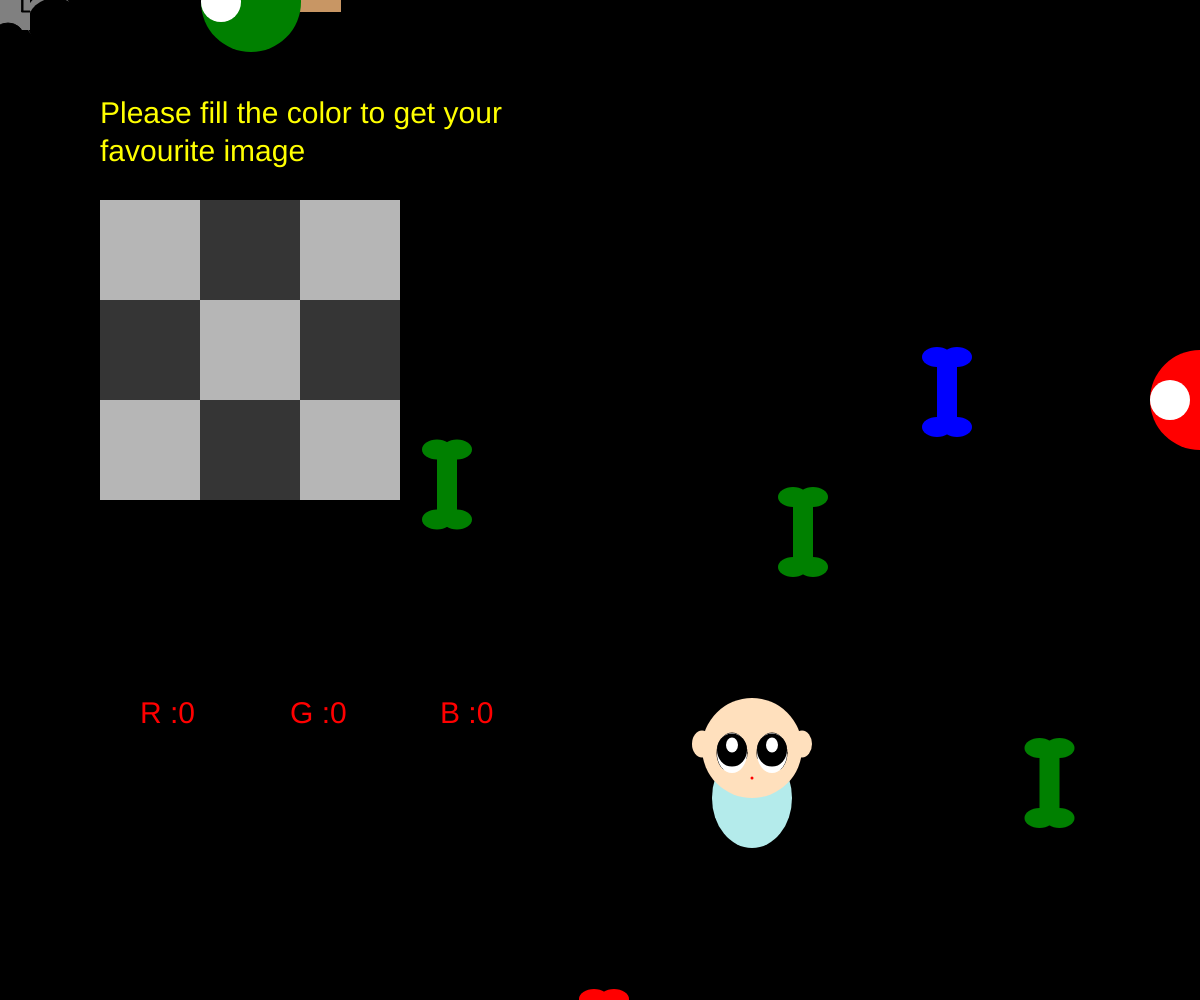
Frame 1 (no input)
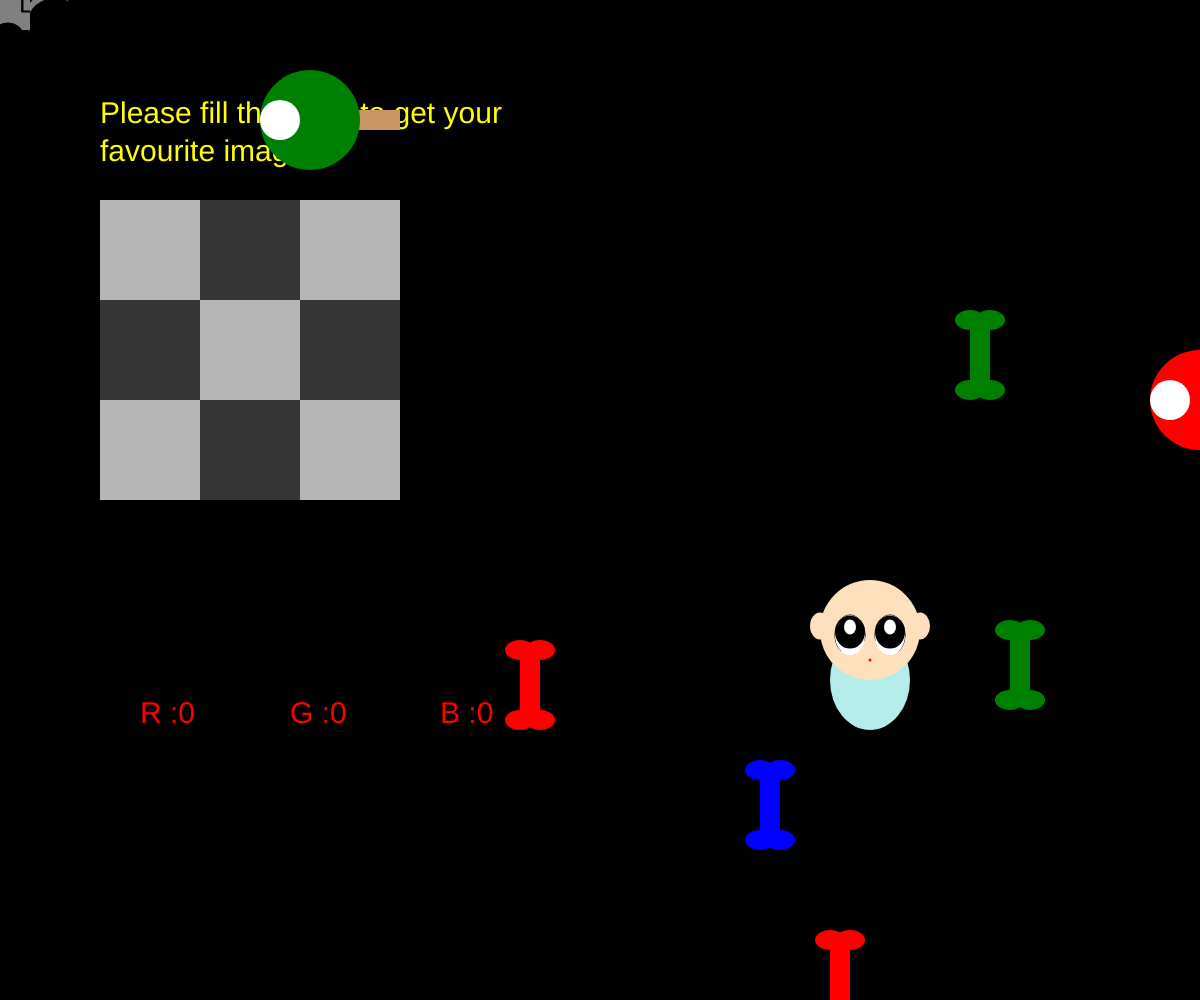
Frame 60 (no input)
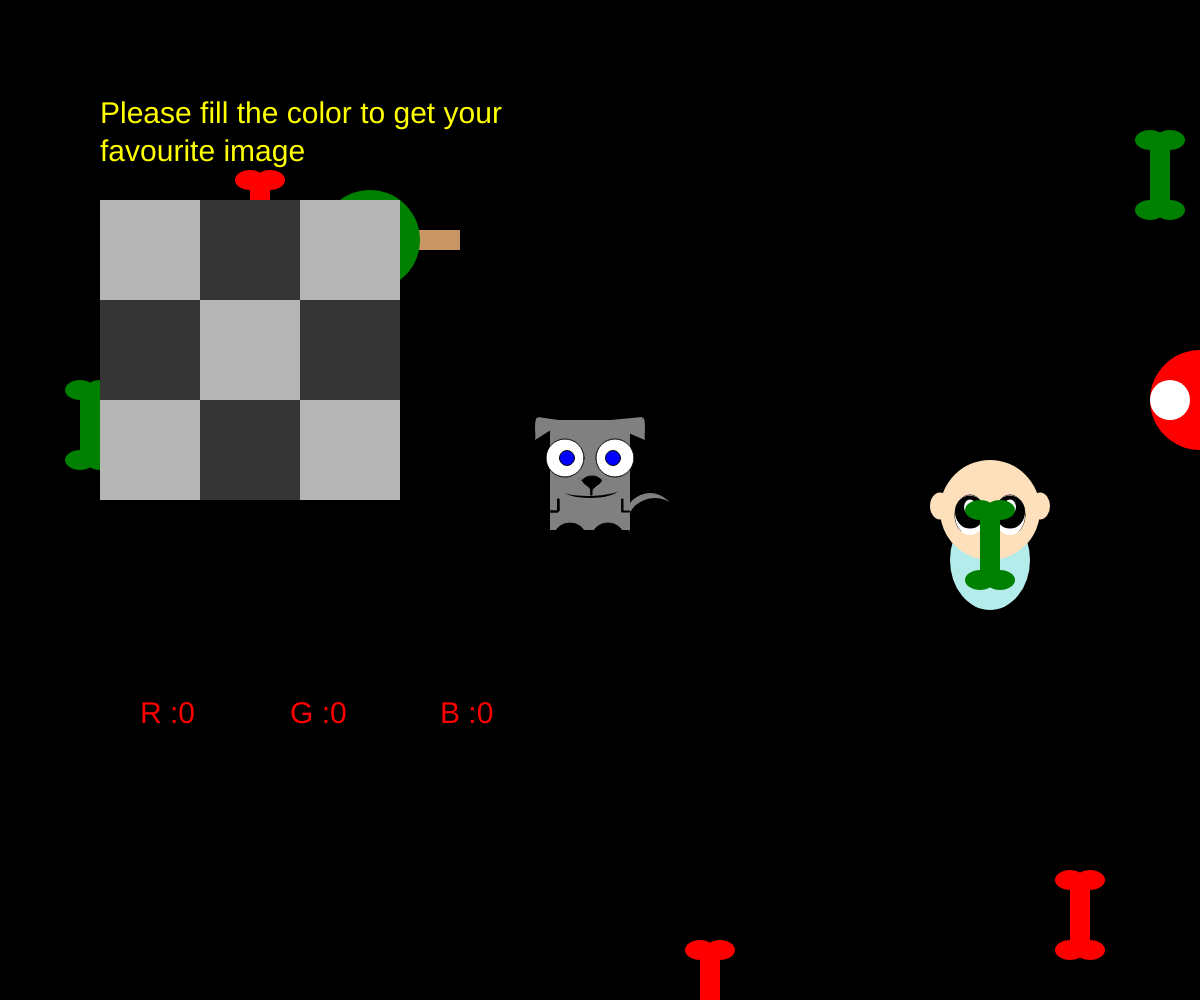
Frame 120 (the mouse pressed at the canvas centre since frame 60)

The p5.js sketch that drew these frames (run headless with seeded random() and noise() and a simulated clock; from frame 60 on, the mouse is pressed at the canvas centre):

// p5.js sketch
// ── sketch.js
var rectWidth;
   
function setup() {
  createCanvas(windowWidth, windowHeight);

}

//the object position and speed
var b1x = 200;
var b1y = 300;
var b1xspeed = 0.5;
var b1yspeed = 1.0;

var b2x = 400;
var b2y = 1500;
var b2xspeed = 2;
var b2yspeed = 4;

var b3x = 500;
var b3y = 2000;
var b3xspeed = 0.6;
var b3yspeed = 3;

var b4x = 600;
var b4y = 1000;
var b4xspeed = 4;
var b4yspeed = 1;

var b5x = 800;
var b5y = 500;
var b5xspeed = 3;
var b5yspeed = 3;

var b6x = 1000;
var b6y = 1400;
var b6xspeed = 0.3;
var b6yspeed = 0.3;

var b7x = 1200;
var b7y = 400;
var b7xspeed = 0;
var b7yspeed = 0;

var b8x = 250;
var b8y = 0;
var b8xspeed = 1;
var b8yspeed = -2;

var b9x = 2250;
var b9y = 0;
var b9xspeed = -1;
var b9yspeed = 2;

var b10x = 750;
var b10y = 750;
var b10xspeed = 2;
var b10yspeed = 2;

var b11x = 350;
var b11y = 350;
var b11xspeed = 3;
var b11yspeed = -5;

var b12x = 450;
var b12y = 450;
var b12xspeed = -3;
var b12yspeed = 0.5;

var b13x = 1250;
var b13y = 1750;
var b13xspeed = -3;
var b13yspeed = 0.5;

var b14x = 1750;
var b14y = 1050;
var b14xspeed = -3;
var b14yspeed = 5;

var b15x = 1050;
var b15y = 750;
var b15xspeed = -0.5;
var b15yspeed = 2;

var b16x = 950;
var b16y = 350;
var b16xspeed = -3;
var b16yspeed = -7;

// if it is locked, the object will disappear 
var locked1 = false;
var locked2 = false;
var locked3 = false;
var locked4 = false;
var locked5 = false;
var locked6 = false;
var locked7 = false;
var locked8 = false;
var locked9 = false;
var locked10 = false;
var locked11 = false;
var locked12 = false;
var locked13 = false;
var locked14 = false;
var locked15 = false;
var locked16 = false;

var lastr = 40;
var lastg = 40;
var lastb = 40;

//count color
var rcounter1 = 0;
var gcounter1 = 0;
var bcounter1 = 0;

var rcounter2 = 0;
var gcounter2 = 0;
var bcounter2 = 0;

var rcounter3 = 0;
var gcounter3 = 0;
var bcounter3 = 0;

var rcounter4 = 0;
var gcounter4 = 0;
var bcounter4 = 0;

var rcounter5 = 0;
var gcounter5 = 0;
var bcounter5 = 0;

var rcounter6 = 0;
var gcounter6 = 0;
var bcounter6 = 0;

var babycounter = 0;

// plate onitial color
var jiugongge_r_1 =182;
var jiugongge_g_1 =182;
var jiugongge_b_1 =182;

var jiugongge_r_2 =53;
var jiugongge_g_2 =53;
var jiugongge_b_2 =53;

var jiugongge_r_3 =182;
var jiugongge_g_3 =182;
var jiugongge_b_3 =182;

var jiugongge_r_4 =53;
var jiugongge_g_4 =53;
var jiugongge_b_4 =53;

var jiugongge_r_5 =182;
var jiugongge_g_5 =182;
var jiugongge_b_5 =182;

var jiugongge_r_6 =53;
var jiugongge_g_6 =53;
var jiugongge_b_6 =53;

var jiugongge_r_7 =182;
var jiugongge_g_7 =182;
var jiugongge_b_7 =182;

var jiugongge_r_8 =53;
var jiugongge_g_8 =53;
var jiugongge_b_8 =53;

var jiugongge_r_9 =182;
var jiugongge_g_9 =182;
var jiugongge_b_9 =182;

var jiugongge_r_array =[];
var jiugongge_g_array =[];
var jiugongge_b_array =[];


function draw() { 
  // keep draw() here to continue looping while waiting for keys
  background(0);
  mouse();

  textSize(30);
  fill("yellow");
  text("Please fill the color to get your favourite image", 100, 100, 500, 500);
  //first
  b1x = b1x + b1xspeed;
  b1y = b1y - b1yspeed;
  fill("red");
  ellipse(b1x-10, b1y, 30, 20);
  ellipse(b1x+10, b1y, 30, 20);
  rect(b1x-10,b1y,20,70);
  ellipse(b1x-10, b1y+70, 30, 20);
  ellipse(b1x+10, b1y+70, 30, 20);
  rect()

  if(locked1 == true){
    disapear();
  }
  if(mouseX < b1x + 30 && mouseX > b1x -30 && mouseY < b1y + 30 && mouseY > b1y -30){
    locked1 = true;
    ellipse(b1x, b1y, 100, 100);
    rcounter1 = 1;
  }
//second
  b2x = b2x + b2xspeed;
  b2y = b2y - b2yspeed;
  fill("green");
  ellipse(b2x-10, b2y, 30, 20);
  ellipse(b2x+10, b2y, 30, 20);
  rect(b2x-10,b2y,20,70);
  ellipse(b2x-10, b2y+70, 30, 20);
  ellipse(b2x+10, b2y+70, 30, 20);

  if(locked2 == true){
    disapear2();
  }
  if(mouseX < b2x + 30 && mouseX > b2x -30 && mouseY < b2y + 30 && mouseY > b2y -30){
    locked2 = true;
    ellipse(b2x, b2y, 100, 100);
    gcounter1 = 1;
  }

//third
  b3x = b3x + b3xspeed;
  b3y = b3y - b3yspeed;
  fill("blue");
  ellipse(b3x-10, b3y, 30, 20);
  ellipse(b3x+10, b3y, 30, 20);
  rect(b3x-10,b3y,20,70);
  ellipse(b3x-10, b3y+70, 30, 20);
  ellipse(b3x+10, b3y+70, 30, 20);

  if(locked3 == true){
    disapear3();
  }
  if(mouseX < b3x + 30 && mouseX > b3x -30 && mouseY < b3y + 30 && mouseY > b3y -30){
    locked3 = true;
    ellipse(b3x, b3y, 100, 100);
    bcounter1 = 1;
  }

//fourth
  b4x = b4x + b4xspeed;
  b4y = b4y - b4yspeed;
  fill("red");
  ellipse(b4x-10, b4y, 30, 20);
  ellipse(b4x+10, b4y, 30, 20);
  rect(b4x-10,b4y,20,70);
  ellipse(b4x-10, b4y+70, 30, 20);
  ellipse(b4x+10, b4y+70, 30, 20);

  if(locked4 == true){
    disapear4();
  }
  if(mouseX < b4x + 30 && mouseX > b4x -30 && mouseY < b4y + 30 && mouseY > b4y -30){
    locked4 = true;
    ellipse(b4x, b4y, 100, 100);
    rcounter2 = 1;
  }

  //fifth
  b5x = b5x + b5xspeed;
  b5y = b5y - b5yspeed;
  fill("green");
  ellipse(b5x-10, b5y, 30, 20);
  ellipse(b5x+10, b5y, 30, 20);
  rect(b5x-10,b5y,20,70);
  ellipse(b5x-10, b5y+70, 30, 20);
  ellipse(b5x+10, b5y+70, 30, 20);

  if(locked5 == true){
    disapear5();
  }
  if(mouseX < b5x + 30 && mouseX > b5x -30 && mouseY < b5y + 30 && mouseY > b5y -30){
    locked5 = true;
    ellipse(b5x, b5y, 100, 100);
    gcounter2 = 1;
  }

  //sixth
  b6x = b6x + b6xspeed;
  b6y = b6y - b6yspeed;
  fill("blue");
  ellipse(b6x-10, b6y, 30, 20);
  ellipse(b6x+10, b6y, 30, 20);
  rect(b6x-10,b6y,20,70);
  ellipse(b6x-10, b6y+70, 30, 20);
  ellipse(b6x+10, b6y+70, 30, 20);

  if(locked6 == true){
    disapear6();
  }
  if(mouseX < b6x + 30 && mouseX > b6x -30 && mouseY < b6y + 30 && mouseY > b6y -30){
    locked6 = true;
    ellipse(b6x, b6y, 100, 100);
    bcounter2 = 1;
  }

  //senventh
  b7x = b7x + b7xspeed;
  b7y = b7y - b7yspeed;
  fill(200,150,100);
  rect(b7x+40,b7y-10,50,20);
  fill("red");
  ellipse(b7x, b7y, 100, 100);
  fill("white");
  ellipse(b7x-30, b7y, 40, 40);
  

  if(locked7 == true){
    disapear7();
  }
  if(mouseX < b7x + 30 && mouseX > b7x -30 && mouseY < b7y + 30 && mouseY > b7y -30){
    locked7 = true;
    ellipse(b7x, b7y, 100, 100);
    rcounter3 = 2;
  }

  //eight
  b8x = b8x + b8xspeed;
  b8y = b8y - b8yspeed;
  fill(200,150,100);
  rect(b8x+40,b8y-10,50,20);
  fill("green");
  ellipse(b8x, b8y, 100, 100);
  fill("white");
  ellipse(b8x-30, b8y, 40, 40);
  

  if(locked8 == true){
    disapear8();
  }
  if(mouseX < b8x + 30 && mouseX > b8x -30 && mouseY < b8y + 30 && mouseY > b8y -30){
    locked8 = true;
    ellipse(b8x, b8y, 100, 100);
    gcounter3 = 2;
  }

  //nineth
  b9x = b9x + b9xspeed;
  b9y = b9y - b9yspeed;
  fill(200,150,100);
  rect(b9x+40,b9y-10,50,20);
  fill("blue");
  ellipse(b9x, b9y, 100, 100);
  fill("white");
  ellipse(b9x-30, b9y, 40, 40);
  

  if(locked9 == true){
    disapear9();
  }
  if(mouseX < b9x + 30 && mouseX > b9x -30 && mouseY < b9y + 30 && mouseY > b9y -30){
    locked9 = true;
    ellipse(b9x, b9y, 100, 100);
    bcounter3 = 2;
  }

  //tenth
  if(10 <= b10x && b10x<= windowWidth-10 && 10 <= b10y && b10y <= windowHeight-10){
  b10x = b10x + b10xspeed;
  b10y = b10y - b10yspeed;
  }else{
    b10x = random(0,windowWidth);
    b10xspeed = random(-5,5);
    b10y = random(0,windowHeight);
    b10yspeed = random(-5,5);
  }

  //baby
  //ears
  fill(255,224,189);
  ellipse(b10x-50, b10y-4, 20,27 );
  ellipse(b10x+50, b10y-4, 20,27 );
  //cloth
  fill(180,235,235);
  ellipse(b10x, b10y+50, 80, 100);
  //head
  fill(255,224,189);
  ellipse(b10x, b10y, 100, 100);
  stroke("black");
  strokeWeight(1);
  //eyes
  fill("white");
  ellipse(b10x-20, b10y+5, 30, 40);
  ellipse(b10x+20, b10y+5, 30, 40);
  noStroke();
  fill(255,224,189);
  ellipse(b10x-17, b10y+18+5, 24, 10);
  ellipse(b10x-6, b10y+13+5, 8, 15);
  ellipse(b10x+17, b10y+18+5, 24, 10);
  ellipse(b10x+6, b10y+13+5, 8, 15);
  fill("white");
  ellipse(b10x+20, b10y+5, 30, 40);
  ellipse(b10x-20, b10y+5, 30, 40);
  fill("black");
  ellipse(b10x-20, b10y-3+5, 30,33 );
  ellipse(b10x+20, b10y-3+5, 30,33 );
  fill("white");
  ellipse(b10x-20, b10y-8+5, 12, 15);
  ellipse(b10x+20, b10y-8+5, 12, 15);
  //mouse
  fill("red");
  ellipse(b10x,b10y+30,3,3);
  
  

  if(locked10 == true){
    finish10();

  }
  if(mouseX < b10x + 30 && mouseX > b10x -30 && mouseY < b10y + 30 && mouseY > b10y -30){
    // locked10 = true;
    ellipse(b10x, b10y, 100, 100);
    babycounter = 1000;

  }

 //eleventh
  b11x = b11x + b11xspeed;
  b11y = b11y - b11yspeed;
  fill("red");
  ellipse(b11x-10, b11y, 30, 20);
  ellipse(b11x+10, b11y, 30, 20);
  rect(b11x-10,b11y,20,70);
  ellipse(b11x-10, b11y+70, 30, 20);
  ellipse(b11x+10, b11y+70, 30, 20);
  rect()

  if(locked1 == true){
    disapear11();
  }
  if(mouseX < b11x + 30 && mouseX > b11x -30 && mouseY < b11y + 30 && mouseY > b11y -30){
    locked1 = true;
    ellipse(b11x, b11y, 100, 100);
    rcounter4 = 1;
  }

//twelveth
b12x = b12x + b12xspeed;
b12y = b12y - b12yspeed;
fill("green");
ellipse(b12x-10, b12y, 30, 20);
ellipse(b12x+10, b12y, 30, 20);
rect(b12x-10,b12y,20,70);
ellipse(b12x-10, b12y+70, 30, 20);
ellipse(b12x+10, b12y+70, 30, 20);

if(locked12 == true){
  disapear2();
}
if(mouseX < b12x + 30 && mouseX > b12x -30 && mouseY < b12y + 30 && mouseY > b12y -30){
  locked12 = true;
  ellipse(b12x, b12y, 100, 100);
  gcounter4 = 1;
}

//thirteen
b13x = b13x + b13xspeed;
b13y = b13y - b13yspeed;
fill("blue");
ellipse(b13x-10, b13y, 30, 20);
ellipse(b13x+10, b13y, 30, 20);
rect(b13x-10,b13y,20,70);
ellipse(b13x-10, b13y+70, 30, 20);
ellipse(b13x+10, b13y+70, 30, 20);

if(locked13 == true){
  disapear13();
}
if(mouseX < b13x + 30 && mouseX > b13x -30 && mouseY < b13y + 30 && mouseY > b13y -30){
  locked13 = true;
  ellipse(b13x, b13y, 100, 100);
  bcounter4 = 1;
}

//forteenth
b14x = b14x + b14xspeed;
b14y = b14y - b14yspeed;
fill("red");
ellipse(b14x-10, b14y, 30, 20);
ellipse(b14x+10, b14y, 30, 20);
rect(b14x-10,b14y,20,70);
ellipse(b14x-10, b14y+70, 30, 20);
ellipse(b14x+10, b14y+70, 30, 20);

if(locked14 == true){
  disapear14();
}
if(mouseX < b14x + 30 && mouseX > b14x -30 && mouseY < b14y + 30 && mouseY > b14y -30){
  locked14 = true;
  ellipse(b14x, b14y, 100, 100);
  rcounter5 = 1;
}

//fifteenth
b15x = b15x + b15xspeed;
b15y = b15y - b15yspeed;
fill("green");
ellipse(b15x-10, b15y, 30, 20);
ellipse(b15x+10, b15y, 30, 20);
rect(b15x-10,b15y,20,70);
ellipse(b15x-10, b15y+70, 30, 20);
ellipse(b15x+10, b15y+70, 30, 20);

if(locked15 == true){
  disapear15();
}
if(mouseX < b15x + 30 && mouseX > b15x -30 && mouseY < b15y + 30 && mouseY > b15y -30){
  locked15 = true;
  ellipse(b15x, b15y, 100, 100);
  gcounter5 = 1;
}

//sixteenth
b16x = b16x + b16xspeed;
b16y = b16y - b16yspeed;
fill("blue");
ellipse(b16x-10, b16y, 30, 20);
ellipse(b16x+10, b16y, 30, 20);
rect(b16x-10,b16y,20,70);
ellipse(b16x-10, b16y+70, 30, 20);
ellipse(b16x+10, b16y+70, 30, 20);

if(locked16 == true){
  disapear16();
}
if(mouseX < b16x + 30 && mouseX > b16x -30 && mouseY < b16y + 30 && mouseY > b16y -30){
  locked16 = true;
  ellipse(b16x, b16y, 100, 100);
  bcounter5 = 1;
}


last();



if(babycounter >= 900){
    //get jiugongge poped
    background(mouseX/2,mouseX+mouseY/2,mouseY/2);
    text("Your current colour is: ", windowWidth/2-350, windowHeight/2-200, 1000,1000);
    text("R: " + lastred,windowWidth/2-350, windowHeight/2-130, 1000,1000);
    text("G: " + lastgreen,windowWidth/2-350, windowHeight/2-60, 1000,1000);
    text("B: " + lastblue,windowWidth/2-350, windowHeight/2+10, 1000,1000);

    fill(lastred,lastgreen,lastblue);
    rect(200,300,100,100);
  }

}

//first
function disapear(){
  strokeWeight(0);
  noStroke();
  fill("black");
  ellipse(b1x-10, b1y, 30, 20);
  ellipse(b1x+10, b1y, 30, 20);
  rect(b1x-10,b1y,20,70);
  ellipse(b1x-10, b1y+70, 30, 20);
  ellipse(b1x+10, b1y+70, 30, 20);
  rect()
}
//second
function disapear2(){
  strokeWeight(0);
  noStroke();
  fill("black");
  ellipse(b2x-10, b2y, 30, 20);
  ellipse(b2x+10, b2y, 30, 20);
  rect(b2x-10,b2y,20,70);
  ellipse(b2x-10, b2y+70, 30, 20);
  ellipse(b2x+10, b2y+70, 30, 20);
}

//third
function disapear3(){
  strokeWeight(0);
  noStroke();
  fill("black");
  ellipse(b3x-10, b3y, 30, 20);
  ellipse(b3x+10, b3y, 30, 20);
  rect(b3x-10,b3y,20,70);
  ellipse(b3x-10, b3y+70, 30, 20);
  ellipse(b3x+10, b3y+70, 30, 20);
}

//fourth
function disapear4(){
  strokeWeight(0);
  noStroke();
  fill("black");
  ellipse(b4x-10, b4y, 30, 20);
  ellipse(b4x+10, b4y, 30, 20);
  rect(b4x-10,b4y,20,70);
  ellipse(b4x-10, b4y+70, 30, 20);
  ellipse(b4x+10, b4y+70, 30, 20);
}
//fifth
function disapear5(){
  strokeWeight(0);
  noStroke();
  fill("black");
  ellipse(b5x-10, b5y, 30, 20);
  ellipse(b5x+10, b5y, 30, 20);
  rect(b5x-10,b5y,20,70);
  ellipse(b5x-10, b5y+70, 30, 20);
  ellipse(b5x+10, b5y+70, 30, 20);
}
//sixth
function disapear6(){
  strokeWeight(0);
  noStroke();
  fill("black");
  ellipse(b6x-10, b6y, 30, 20);
  ellipse(b6x+10, b6y, 30, 20);
  rect(b6x-10,b6y,20,70);
  ellipse(b6x-10, b6y+70, 30, 20);
  ellipse(b6x+10, b6y+70, 30, 20);
}
//seventh
function disapear7(){
  strokeWeight(0);
  noStroke();
  fill("black");
  rect(b7x+40,b7y-10,50,20);
  ellipse(b7x, b7y, 100, 100);
  ellipse(b7x-30, b7y, 40, 40);
}
//eight
function disapear8(){
  strokeWeight(0);
  noStroke();
  fill("black");
  rect(b8x+40,b8y-10,50,20);
  ellipse(b8x, b8y, 100, 100);
  ellipse(b8x-30, b8y, 40, 40);
}
//nineth
function disapear9(){
  strokeWeight(0);
  noStroke();
  fill("black");
  rect(b9x+40,b9y-10,50,20);
  ellipse(b9x, b9y, 100, 100);
  ellipse(b9x-30, b9y, 40, 40);
}

//tenth
function finish10(){
  strokeWeight(0);
  noStroke();
  fill("black");
  rect(b9x+40,b9y-10,50,20);
  ellipse(b9x, b9y, 100, 100);
  ellipse(b9x-30, b9y, 40, 40);
}

//eleventh
function disapear11(){
  strokeWeight(0);
  fill("black");
  ellipse(b11x-10, b11y, 30, 20);
  ellipse(b11x+10, b11y, 30, 20);
  rect(b11x-10,b11y,20,70);
  ellipse(b11x-10, b11y+70, 30, 20);
  ellipse(b11x+10, b11y+70, 30, 20);
  rect()
}

//twelveth
function disapear12(){
  strokeWeight(0);
  fill("black");
  ellipse(b12x-10, b12y, 30, 20);
  ellipse(b12x+10, b12y, 30, 20);
  rect(b12x-10,b12y,20,70);
  ellipse(b12x-10, b12y+70, 30, 20);
  ellipse(b12x+10, b12y+70, 30, 20);
}

//thirteenth
function disapear13(){
  strokeWeight(0);
  fill("black");
  ellipse(b13x-10, b13y, 30, 20);
  ellipse(b13x+10, b13y, 30, 20);
  rect(b13x-10,b13y,20,70);
  ellipse(b13x-10, b13y+70, 30, 20);
  ellipse(b13x+10, b13y+70, 30, 20);
}

//fourteenth
function disapear14(){
  strokeWeight(0);
  fill("black");
  ellipse(b14x-10, b14y, 30, 20);
  ellipse(b14x+10, b14y, 30, 20);
  rect(b14x-10,b14y,20,70);
  ellipse(b14x-10, b14y+70, 30, 20);
  ellipse(b14x+10, b14y+70, 30, 20);
}
//fifteenth
function disapear15(){
  strokeWeight(0);
  fill("black");
  ellipse(b15x-10, b15y, 30, 20);
  ellipse(b15x+10, b15y, 30, 20);
  rect(b15x-10,b15y,20,70);
  ellipse(b15x-10, b15y+70, 30, 20);
  ellipse(b15x+10, b15y+70, 30, 20);
}
//sixteenth
function disapear16(){
  strokeWeight(0);
  fill("black");
  ellipse(b16x-10, b16y, 30, 20);
  ellipse(b16x+10, b16y, 30, 20);
  rect(b16x-10,b16y,20,70);
  ellipse(b16x-10, b16y+70, 30, 20);
  ellipse(b16x+10, b16y+70, 30, 20);
}

function last(){
  lastred = lastr*rcounter1 + lastr*rcounter2 + lastr*rcounter3+ lastr*rcounter4+lastr*rcounter5;
  lastgreen = lastg*gcounter1 + lastg*gcounter2 + lastg*gcounter3+ lastg*gcounter4+lastg*gcounter5;
  lastblue = lastb*bcounter1+lastb*bcounter2 + lastb*bcounter3+ lastb*bcounter4 +lastb*bcounter6;
  fill(lastred,lastgreen, lastblue);
  rect(200,900,300,100);


  textSize(30);
  fill("red");
  text("R :" + lastred, 140, 700, 500, 500);
  text("G :" + lastgreen, 290, 700, 500, 500);
  text("B :" + lastblue, 440, 700, 500, 500);
  
  textSize(30);
  fill(lastred,lastgreen,lastblue);
  text("Please click the bottom button once every time to choose your color: " , 140, 800, 500, 500);



   //get the color in the bottom
   if(mouseX>200&&mouseX<500&&mouseY>900&&mouseY<1000){
    if(mouseIsPressed){
      jiugongge_r_array.push(lastred);
      jiugongge_g_array.push(lastgreen);
      jiugongge_b_array.push(lastb*bcounter1+lastr*bcounter2);
    }
   
  }

  // first plate in the 9 plates
  if(mouseX>100&&mouseX<200&&mouseY>200&&mouseY<300){
    if(mouseIsPressed){
      jiugongge_r_1 = jiugongge_r_array.shift();
      jiugongge_g_1 = jiugongge_g_array.shift();
      jiugongge_b_1 = jiugongge_b_array.shift();
    }
  }

  // second plate in the 9 plates
  if(mouseX>200&&mouseX<300&&mouseY>200&&mouseY<300){
    if(mouseIsPressed){
      jiugongge_r_2 = jiugongge_r_array.shift();
      jiugongge_g_2 = jiugongge_g_array.shift();
      jiugongge_b_2 = jiugongge_b_array.shift();
    }

  }

  // third plate in the 9 plates
  if(mouseX>300&&mouseX<400&&mouseY>200&&mouseY<300){
    if(mouseIsPressed){
      jiugongge_r_3 = jiugongge_r_array.shift();
      jiugongge_g_3 = jiugongge_g_array.shift();
      jiugongge_b_3 = jiugongge_b_array.shift();
    }

  }

  // fourth plate in the 9 plates
  if(mouseX>100&&mouseX<200&&mouseY>300&&mouseY<400){
    if(mouseIsPressed){
      jiugongge_r_4 = jiugongge_r_array.shift();
      jiugongge_g_4 = jiugongge_g_array.shift();
      jiugongge_b_4 = jiugongge_b_array.shift();
    }

  }

  // fifth plate in the 9 plates
  if(mouseX>200&&mouseX<300&&mouseY>300&&mouseY<400){
    if(mouseIsPressed){
      jiugongge_r_5 = jiugongge_r_array.shift();
      jiugongge_g_5 = jiugongge_g_array.shift();
      jiugongge_b_5 = jiugongge_b_array.shift();
    }

  }

  // sixth plate in the 9 plates
  if(mouseX>300&&mouseX<400&&mouseY>300&&mouseY<400){
    if(mouseIsPressed){
      jiugongge_r_6 = jiugongge_r_array.shift();
      jiugongge_g_6 = jiugongge_g_array.shift();
      jiugongge_b_6 = jiugongge_b_array.shift();
    }

  }

  // seventh plate in the 9 plates
  if(mouseX>100&&mouseX<200&&mouseY>400&&mouseY<500){
    if(mouseIsPressed){
      jiugongge_r_7 = jiugongge_r_array.shift();
      jiugongge_g_7 = jiugongge_g_array.shift();
      jiugongge_b_7 = jiugongge_b_array.shift();
    }

  }

  // eighth plate in the 9 plates
  if(mouseX>200&&mouseX<300&&mouseY>400&&mouseY<500){
    if(mouseIsPressed){
      jiugongge_r_8 = jiugongge_r_array.shift();
      jiugongge_g_8 = jiugongge_g_array.shift();
      jiugongge_b_8 = jiugongge_b_array.shift();
    }

  }

  // nineth plate in the 9 plates
  if(mouseX>300&&mouseX<400&&mouseY>400&&mouseY<500){
    if(mouseIsPressed){
      jiugongge_r_9 = jiugongge_r_array.shift();
      jiugongge_g_9 = jiugongge_g_array.shift();
      jiugongge_b_9 = jiugongge_b_array.shift();
    }
 
    
  }

  // draw first rect
  fill(jiugongge_r_1,jiugongge_g_1,jiugongge_b_1);
  rect(100, 200, 100, 100);
  // draw second rect
  fill(jiugongge_r_2,jiugongge_g_2,jiugongge_b_2);
  rect(200,200,100,100);
  // draw third rect
  fill(jiugongge_r_3,jiugongge_g_3,jiugongge_b_3);
  rect(300,200,100,100);
  // draw fourth rect
  fill(jiugongge_r_4,jiugongge_g_4,jiugongge_b_4);
  rect(100,300,100,100);
  // draw fifth rect
  fill(jiugongge_r_5,jiugongge_g_5,jiugongge_b_5);
  x = 200;
  y = 300;
  a = 100;
  b = 100;
  if(jiugongge_r_5 != 182 && jiugongge_g_5 != 182 && jiugongge_b_5 != 182){
    x = x + 100;
    y = y + 100;
    a = 0;
    b = 0;
  }
  rect(x,y,a,b);
  //draw sixth rect
  fill(jiugongge_r_6,jiugongge_g_6,jiugongge_b_6);
  rect(300,300,100,100);
  //draw seventh rect
  fill(jiugongge_r_7,jiugongge_g_7,jiugongge_b_7);
  rect(100,400,100,100);
  //draw eighth rect
  fill(jiugongge_r_8,jiugongge_g_8,jiugongge_b_8);
  rect(200,400,100,100);
  //draw nineth rect
  fill(jiugongge_r_9,jiugongge_g_9,jiugongge_b_9);
  rect(300,400,100,100);
}

function mouse(){
  stroke("black");
//tails
  noStroke();
  fill("grey");
  ellipse(mouseX+50,mouseY+18,50,50);
  fill("black");
  ellipse(mouseX+55,mouseY+23,55,50);
  fill("grey");
  rect(mouseX-50,mouseY-80,80,110);
  //mouth
  noStroke();
  fill("black");
  ellipse(mouseX-10,mouseY-12,60,20);
  fill("grey");
  ellipse(mouseX-12,mouseY-13,70,18);
  strokeWeight(1);
  stroke("black");
  //eyes
  fill("white");
  ellipse(mouseX-35,mouseY-42,38,38);
  ellipse(mouseX+15,mouseY-42,38,38);
  fill("blue");
  ellipse(mouseX-33,mouseY-42,15,15);
  ellipse(mouseX+13,mouseY-42,15,15);
  //nose
  fill("black");
  ellipse(mouseX-8, mouseY-19,18,10);
  triangle(mouseX-18, mouseY-20, mouseX+2, mouseY-20, mouseX-8, mouseY-10);
  rect(mouseX-9, mouseY-12,1,7);
  //hands
  rect(mouseX-42,mouseY-1,1,12);
  rect(mouseX-50,mouseY+11,8,1);
  rect(mouseX-42,mouseY-1,1,12);
  rect(mouseX-50,mouseY+11,8,1);
  rect(mouseX+22,mouseY-1,1,12);
  rect(mouseX+22,mouseY+11,8,1);
  //foots
  ellipse(mouseX-30,mouseY+35,30,24);
  ellipse(mouseX+8,mouseY+35,30,24);
  //ears
  fill("grey");
  noStroke();
  triangle(mouseX-62,mouseY-83,mouseX-65,mouseY-60,mouseX-35,mouseY-79);
  ellipse(mouseX-63,mouseY-72,4,21);
  triangle(mouseX+42,mouseY-83,mouseX+45,mouseY-60,mouseX,mouseY-79);
  ellipse(mouseX+43,mouseY-72,4,21);
  
}

// plate

function jiugongge(){
  noStroke();
  
  fill(182, 182, 182);
  rect(100, 200, 100, 100);
  fill(53, 53, 53);
  rect(200,200,100,100);
  fill(182, 182, 182);
  rect(300,200,100,100);

  fill(53, 53, 53);
  rect(100,300,100,100);
  fill(182, 182, 182);
  rect(200,300,100,100);
  fill(53, 53, 53);
  rect(300,300,100,100);

  fill(182, 182, 182);
  rect(100,400,100,100);
  fill(53, 53, 53);
  rect(200,400,100,100);
  fill(182, 182, 182);
  rect(300,400,100,100);

}
